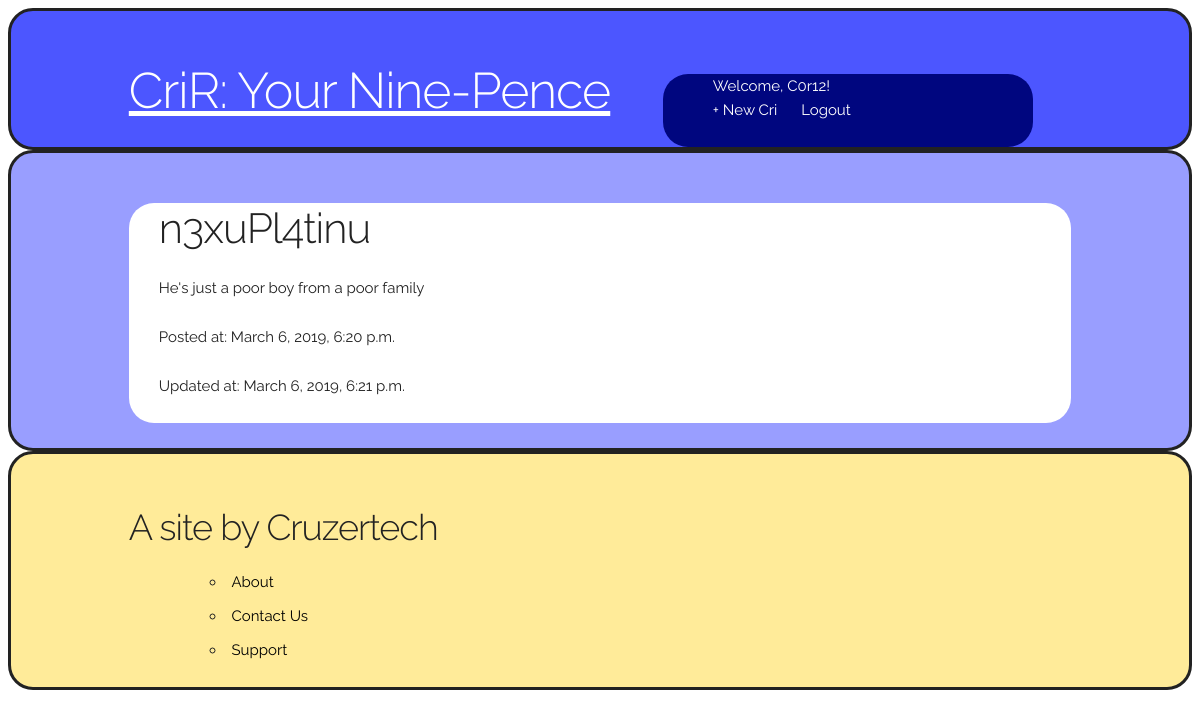
The app's page /cri/2/ (signed in) with its own data.
### criRapp/models.py (models this page shows, shortened)
class Cri(models.Model):
    author = models.ForeignKey('auth.user', on_delete=models.CASCADE)
    created = models.DateTimeField(auto_now_add=True)
    updated = models.DateTimeField(auto_now=True)
    body = models.CharField(max_length=200)
    photo = models.ImageField(upload_to='images/')
    @property
    def created_updated_differ(self):
        return(self.updated - self.created) > timedelta(seconds=1)

### criRapp/views.py (the view)
# urls.py: path('cri/<int:pk>/', views.CrirDetailView.as_view(), name='cri_detail'),
class CrirDetailView(LoginRequiredMixin,DetailView):
    model = Cri
    template_name = 'criRapp/cri_detail.html'

### criRapp/templates/criRapp/cri_detail.html (shortened to what this page needs)
{% extends 'criRapp/base.html' %}
{% block content %}
    <div class="post-entry">
        <h2>{{ cri.author }}</h2>
        <p>{{ cri.body }}</p>
        <p>Posted at: {{ cri.created }}</p>
        {% if cri.created_updated_differ %}
            <p>Updated at: {{ cri.updated }}</p>
        {% endif %}
    </div>
{% endblock content %}

### criRapp/templates/criRapp/base.html (shortened to what this page needs)
{% load static %}
<html>
    <head>
        <link rel="stylesheet" type="text/css" href="{% static 'css/base.css' %}">
    </head>
    <body>
    <section class="topbar">
        <div class="container">
            <header>
            <div class="seven columns">
                <h1><a href="/">CriR: Your Nine-Pence</a></h1>
            </div>
            <div id="nav" class="five columns">
            {% if user.is_authenticated %}
                <ul>
                    <li>Welcome, <a href="{% url 'user_cri_list' user.username %}">{{ user.username }}</a>!</li><br>
                    <li><a href="{% url 'cri_new' %}">+ New Cri</a></li>
                    <li><a href="{% url 'logout' %}">Logout</a></li>
                </ul>
            {% else %}
                <p>You are not logged in.</p>
                <p><a href="{% url 'login' %}">Login</a> | <a href="{% url 'signup' %}">Sign Up</a></p>
            {% endif %}
            </div>
            </header>
        </div>
    </section>
    <section class="cris">
        <div class="container">
        {% block content %}
        {% endblock content %}
        </div>
    </section>
    <section class="footer">
        <div class="container">
            <footer>
            <div class="five columns">
                <h3>A site by Cruzertech</h3>
            </div>
            <div class="offset-by-one columns">
                <ul>
                    <li><a href=''>About</a></li>
                    <li><a href=''>Contact Us</a></li>
                    <li><a href=''>Support</a></li>
                </ul>
            </div>
            </footer>
        </div>
    </section>
    </body>
</html>

### static/css/base.css (style rules this page uses)
.container { position: relative; width: 100%; max-width: 960px; margin: 0 auto; padding: 0 20px; box-sizing: border-box; }
.column, .columns { width: 100%; float: left; box-sizing: border-box; }
@media (min-width: 400px) { .container { width: 85%; padding: 0; } }
@media (min-width: 550px) { .container { width: 80%; } }
@media (min-width: 550px) { .column, .columns { margin-left: 4%; } }
@media (min-width: 550px) { .column:first-child, .columns:first-child { margin-left: 0; } }
@media (min-width: 550px) { .five.columns { width: 39.3333333333%; } }
@media (min-width: 550px) { .seven.columns { width: 56.6666666667%; } }
@media (min-width: 550px) { .offset-by-one.column, .offset-by-one.columns { margin-left: 8.66666666667%; } }
html { font-size: 62.5%; }
body { font-size: 1.5em; line-height: 1.6; font-weight: 400; font-family: "Raleway", "HelveticaNeue", "Helvetica Neue", Helvetica, Arial, sans-serif; color: #222; }
h1, h2, h3, h4, h5, h6 { margin-top: 0; margin-bottom: 2rem; font-weight: 300; }
h1 { font-size: 4.0rem; line-height: 1.2; letter-spacing: -.1rem; }
h2 { font-size: 3.6rem; line-height: 1.25; letter-spacing: -.1rem; }
h3 { font-size: 3.0rem; line-height: 1.3; letter-spacing: -.1rem; }
@media (min-width: 550px) { h1 { font-size: 5.0rem; } }
@media (min-width: 550px) { h2 { font-size: 4.2rem; } }
@media (min-width: 550px) { h3 { font-size: 3.6rem; } }
p { margin-top: 0; }
a { color: #1EAEDB; }
ul { list-style: circle inside; }
ol, ul { padding-left: 0; margin-top: 0; }
li { margin-bottom: 1rem; }
pre, blockquote, dl, figure, table, p, ul, ol, form { margin-bottom: 2.5rem; }
.container:after, .row:after, .u-cf { content: ""; display: table; clear: both; }
.container { margin-top: 50px; }
#nav { margin: 13px 0 0 0; background: #00067F; color: white; border-radius: 25px; padding-left: 50px; }
#nav ul li { display: inline; margin: 0 20px 0 0; }
#nav a { text-decoration: none; }
.topbar { border-radius: 25px; border: solid; background: #4C56FF; }
.topbar a { color: white; }
.cris { background: #999EFF; border-radius: 25px; border: solid; }
.post-entry { background: white; border-radius: 25px; padding-left: 30px; }
.footer { background: #FFEB99; border-radius: 25px; border: solid; }
footer { margin-bottom: 50px; }
footer a { color: black; text-decoration: none; }

### records on screen
Cri: author "n3xuPl4tinu", body "He's just a poor boy from a poor family", created "March 6, 2019, 6:20 p.m.", updated "March 6, 2019, 6:21 p.m."

### other values on screen
{{ user.username }} "C0r12"
